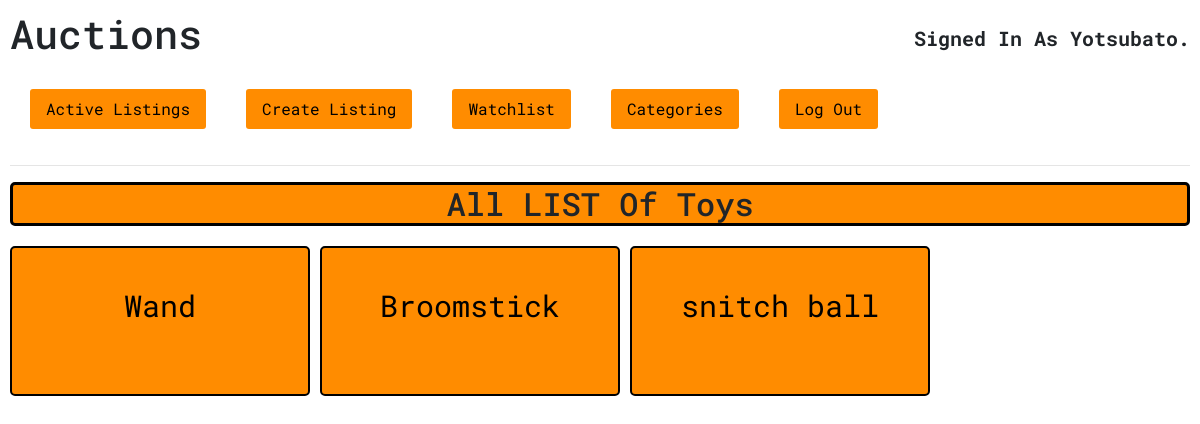
/all_cate/Toys (signed in), run on the app's committed database.
### auctions/models.py (models this page shows, shortened)
class User(AbstractUser):
    pass

class AuctionItems(models.Model):
	item = models.CharField(max_length=200)
	description = models.CharField(max_length=400,blank = True, null = True)
	image = models.CharField(max_length=400)
	created_date = models.DateTimeField(default=timezone.now())
	price = models.IntegerField()
	starting_bid = models.IntegerField()
	category = models.CharField(max_length=64, null = True, blank = True)
	listed_by = models.CharField(max_length=100)

### auctions/views.py (the view)
# urls.py: path("all_cate/<str:cate>", views.all_cate, name="all_cate")
@login_required
def all_cate(request, cate):
    all_list = AuctionItems.objects.filter(category=cate)
    return  render(request,"auctions/all_list.html" ,{
        "all_list":all_list,
        "cate": cate
        })

### auctions/templates/auctions/all_list.html
{% extends "auctions/layout.html" %}
{% block body %}
<h2>All LIST Of {{cate}}</h2>
<div class="all_cate">
	{% for list in all_list %}
	<div class="cate"><a href="{% url 'listing' list.id%}">{{list.item}}</a></div>
{% endfor %}
</div>
{% endblock %}

### auctions/templates/auctions/layout.html (shortened to what this page needs)
{% load static %}
<!DOCTYPE html>
<html lang="en">
    <head>
        <link rel="stylesheet" href="https://stackpath.bootstrapcdn.com/bootstrap/4.4.1/css/bootstrap.min.css">
        <link href="{% static 'auctions/styles.css' %}" rel="stylesheet">
    </head>
    <body>
        <div class="auction_intro">
            <h1>Auctions</h1>
        <div>
            {% if user.is_authenticated %}
                <p>Signed in as <strong>{{ user.username }}</strong>.</p>
            {% else %}
                <p>Not signed in.</p>
            {% endif %}
        </div>
        </div>
        <ul class="nav">
            <li class="nav-item">
                <a class="nav-link" href="{% url 'index' %}">Active Listings</a>
            </li>
            {% if user.is_authenticated %}
                <li class="nav-item">
                    <a class="nav-link" href="{% url 'create' %}">Create Listing</a>
                </li>
                <li class="nav-item">
                    <a class="nav-link" href="{% url 'watchlist' %}">Watchlist</a>
                </li>
                <li class="nav-item">
                    <a class="nav-link" href="{% url 'categories' %}">Categories</a>
                </li>
                <li class="nav-item">
                    <a class="nav-link" href="{% url 'logout' %}">Log Out</a>
                </li>
            {% endif %}
        </ul>
        <hr>
        {% block body %}
        {% endblock %}
    </body>
</html>

### auctions/static/auctions/styles.css (style rules this page uses)
body { padding: 10px; font-family: 'Roboto Mono', monospace; }
.auction_intro { display: flex; justify-content: space-between; font-family: 'Roboto Mono', monospace; }
a { color: black; }
.auction_intro div p { margin-top:13px; }
.auction_intro h1 { margin-bottom: 0px; }
h2 { background-color: darkorange; border: 3px solid black; text-align: center; border-radius: 5px; }
.nav li { background-color: darkorange; margin: 20px; text-align: center; border-radius: 3px; }
.nav-link { color:black; }
p { font-weight: bolder; text-transform: capitalize; font-size: 20px; }
.all_cate { display: flex; margin-top: 20px; }
.cate { background-color: darkorange; border:2px solid black; margin-bottom: 10px; margin-right: 10px; text-align: center; font-size:30px; width: 300px; height:150px; align-self: center; padding-top:35px; border-radius: 5px; }

### data on the page
User: username "Yotsubato"
AuctionItems: item "Wand"
AuctionItems: item "Broomstick"
AuctionItems: item "snitch ball"

### other printed values
{{ cate }} "Toys"
